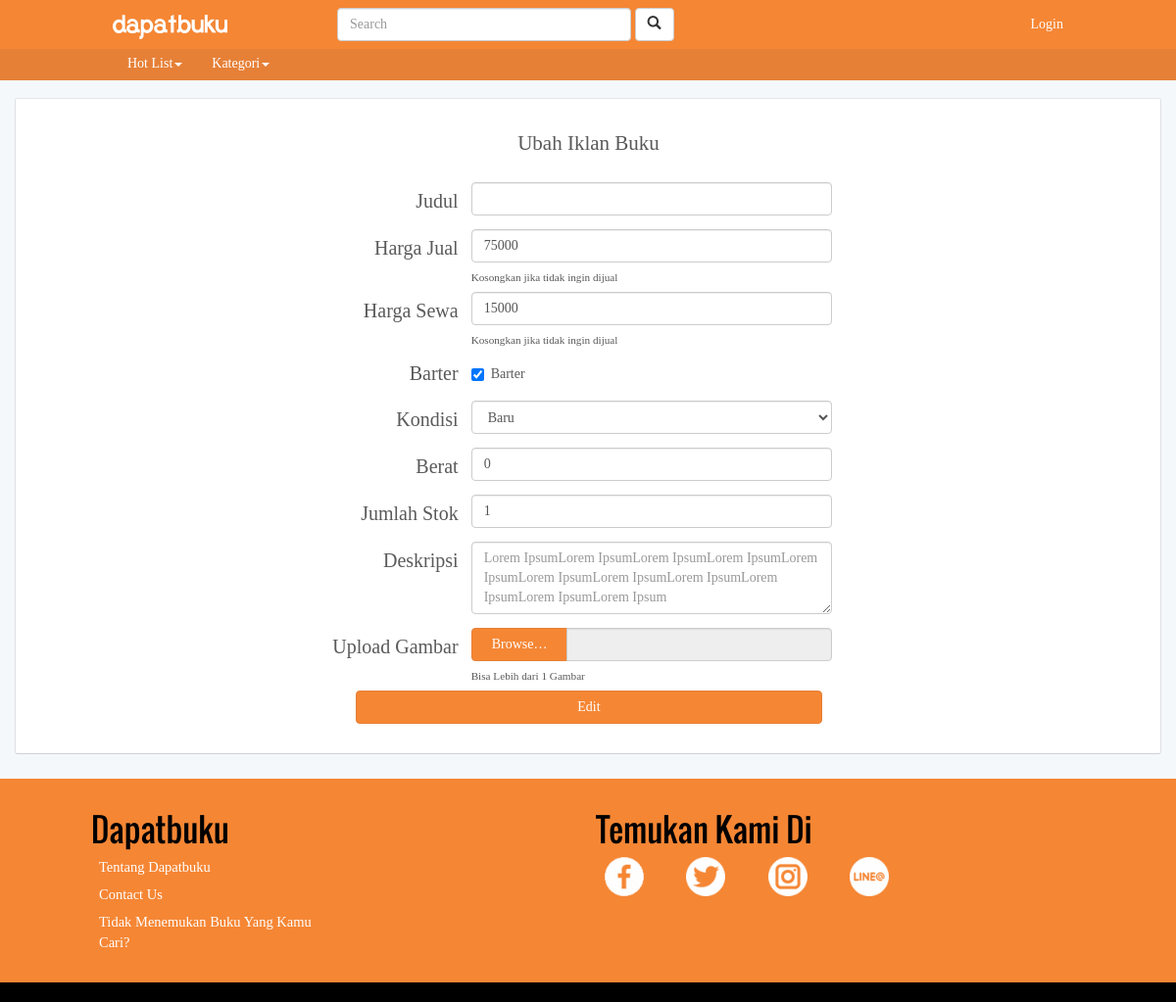
Screenshot of /index.php/mybooks/edit with the database file from the repository.
### tables this page shows
CREATE TABLE `user_book` (
  `id_u_b` int(11) NOT NULL,
  `id_b_source` int(11) NOT NULL DEFAULT '0',
  `price_sell_u_b` int(11) DEFAULT NULL,
  `price_point` int(11) DEFAULT '0',
  `price_rent_u_b` int(11) DEFAULT NULL,
  `type_u_b` int(50) DEFAULT NULL,
  `sell_u_b` tinyint(1) DEFAULT NULL,
  `barter_u_b` tinyint(1) DEFAULT NULL,
  `rent_u_b` tinyint(1) NOT NULL,
  `description_u_b` varchar(300) DEFAULT NULL,
  `id_u_owner` int(11) DEFAULT NULL,
  `stock_u_b` int(11) DEFAULT NULL,
  `main_image_u_b` varchar(100) DEFAULT NULL,
  `title_u_b` varchar(100) NOT NULL,
  `berat_u_b` int(11) NOT NULL,
  `slug_title_u_b` varchar(500) NOT NULL,
  `tahun_beli_u_b` year(4) NOT NULL,
  `active` int(2) DEFAULT '2',
  `activated_by` varchar(12) DEFAULT NULL,
  `created_at` timestamp NULL DEFAULT NULL,
  `updated_at` timestamp NULL DEFAULT NULL,
  `rejected_reason` int(3) DEFAULT NULL,
  `activated_at` timestamp NULL DEFAULT NULL,
  `views_ub` int(11) NOT NULL DEFAULT '0'
);

### application/controllers/Mybooks.php (called while the page is built, shortened)
 <?php
class Mybooks extends CI_Controller {
	public function __construct()
	{
		$this->load->library('session');
		$this->load->library('fixstring');
		$this->load->helper('url');
		$this->load->library('form_validation');
		$this->load->helper(array('form', 'url'));
		$this->load->model('M_book');
	}
	public function edit()
	{
		$id_in = $this->input->get('title');
		$data['book_data'] = $this->M_book->get_edit_book($id_in);
		$data['current_photo'] = $this->M_book->get_current_photo($data['book_data'][0]['id_u_b']);
		$data['header']=$this->load->view('parts/header','',true);
		$data['navbar']=$this->load->view('parts/navbar','',true);
		$data['footer']=$this->load->view('parts/footer','',true);
		$this->load->view('book-manager/edit-books',$data);
	}
}
?>

### index.php (called while the page is built, shortened)
<?php
require_once BASEPATH.'core/CodeIgniter.php';

### application/models/M_book.php (called while the page is built, shortened)
<?php
  Class M_book extends CI_Model
  {
    public function get_edit_book($id_in)
    {
      $query = $this->db->query("SELECT * FROM user_book where slug_title_u_b = '".$id_in."'; ");
      return $query->result_array();
    }
  }
?>

### application/views/book-manager/edit-books.php (the view, shortened to what this page needs)
<!doctype html>
<html lang="en">
<head>
	<?php echo $header; ?>
	<link rel="stylesheet" href="<?php echo base_url()?>assets/css/profile/profile.css">
	<link rel="stylesheet" href="<?php echo base_url()?>assets/css/profile/manage-books.css">
</head>
<body>
	<?php echo $navbar; ?>
<div class="form-container custom-container container" id="profile-header">
	<div class="col-md-8 col-md-offset-2 col-sm-10 col-sm-offset-1 col-xs-12">
		<div class="header-text-2 text-center"> Ubah Iklan Buku </div>
		<?php echo form_open_multipart('mybooks/do_edit?title='.$book_data[0]['slug_title_u_b']); ?>	<div class="row form-book-wrapper">
				<div class="col-md-4 col-sm-2 col-xs-2">Judul</div>
				<div class="col-md-6 col-sm-8 col-xs-10">
					<input name="judul_in" type="text" class="form-control" value="<?php echo $book_data[0]['title_u_b']; ?>" required  autofocus>
				</div>
			</div>
			<div class="row form-book-wrapper">
				<div class="col-md-4 col-sm-2 col-xs-2">Harga Jual</div>
				<div class="col-md-6 col-sm-8 col-xs-10">
					<input name="harga_jual_in" type="text" class="form-control" placeholder="<?php echo $book_data[0]['price_sell_u_b']; ?>" value="<?php echo $book_data[0]['price_sell_u_b']; ?>" autofocus>
					<div class="input-info">Kosongkan jika tidak ingin dijual</div>
				</div>
			</div>
			<div class="row form-book-wrapper">
				<div class="col-md-4 col-sm-2 col-xs-2">Harga Sewa</div>
				<div class="col-md-6 col-sm-8 col-xs-10">
					<input name="harga_sewa_in" type="text" class="form-control" placeholder="<?php echo $book_data[0]['price_rent_u_b']; ?>"  value="<?php echo $book_data[0]['price_rent_u_b']; ?>"autofocus>
					<div class="input-info">Kosongkan jika tidak ingin dijual</div>
				</div>
			</div>
			<div class="row form-book-wrapper">
				<div class="col-md-4 col-sm-2 col-xs-2">Barter</div>
				<div class="col-md-6 col-sm-8 col-xs-10">
					<div class="checkbox">
						<label><input type="checkbox" value="1"	name="barter_in" <?php if($book_data[0]['barter_u_b'] == 1){ echo "checked"; } ?> >Barter</label>
					</div>
				</div>
			</div>
			<div class="row form-book-wrapper">
				<div class="col-md-4 col-sm-2 col-xs-2">Kondisi</div>
				<div class="col-md-6 col-sm-8 col-xs-10">
					<select name="kondisi_in" class="form-control" id="kategori">
						<option <?php if($book_data[0]['type_u_b'] == 1) { ?> selected="selected" <?php } ?> value="1">Baru</option>
					</select>
				</div>
			</div>
			<div class="row form-book-wrapper">
				<div class="col-md-4 col-sm-2 col-xs-2">Berat</div>
				<div class="col-md-6 col-sm-8 col-xs-10">
					<input name="berat_in" type="number" class="form-control" placeholder="Berat buku" value="<?php echo $book_data[0]['berat_u_b']; ?>" required autofocus>
				</div>
			</div>
			<div class="row form-book-wrapper">
				<div class="col-md-4 col-sm-2 col-xs-2">Jumlah Stok</div>
				<div class="col-md-6 col-sm-8 col-xs-10">
					<input name="stok_in" type="number" class="form-control" placeholder="Jumlah stok" value="<?php echo $book_data[0]['stock_u_b']; ?>" required autofocus>
				</div>
			</div>
			<div class="row form-book-wrapper">
				<div class="col-md-4 col-sm-2 col-xs-2">Deskripsi</div>
				<div class="col-md-6 col-sm-8 col-xs-10">
					<textarea name="deskripsi_in" class="form-control" rows="3" id="comment" placeholder="<?php echo $book_data[0]['description_u_b']; ?>" value="<?php echo $book_data[0]['description_u_b']; ?>"></textarea>
				</div>
			</div>
			<div class="row form-book-wrapper">
				<div class="col-md-4 col-sm-2 col-xs-2">Upload Gambar</div>
				<div class="col-md-6 col-sm-8 col-xs-10">
					<div class="input-group image-upload" style="margin-bottom:0.5em">
						<label class="input-group-btn">
							<span class="btn btn-primary">
								Browse&hellip; <input type="file" name="userfiles[]" style="display: none;" multiple>
							</span>
						</label>
						<input name="pict_1" type="text" class="form-control" style=" margin-bottom:0" readonly>
					</div>
					<div class="input-info">Bisa Lebih dari 1 Gambar</div>
				</div>
			</div>
			<div class="col-md-8 col-md-offset-2 col-sm-9 col-sm-offset-1">
			<button type="submit" style="width:100%" class="btn btn-md btn-primary" name="filesubmit" value="1">Edit</button>
			</div>
		</form>
	</div>
</div>
	<?php echo $footer; ?>
</body>
</html>

### assets/css/dapatbuku.css (style rules this page uses)
body { padding-top:75px; }
.col-xs-1, .col-sm-1, .col-md-1, .col-lg-1, .col-xs-2, .col-sm-2, .col-md-2, .col-lg-2, .col-xs-3, .col-sm-3, .col-md-3, .col-lg-3, .col-xs-4, .col-sm-4, .col-md-4, .col-lg-4, .col-xs-5, .col-sm-5, .col-md-5, .col-lg-5, .col-xs-6, .col-sm-6, .col-md-6, .col-lg-6, .col-xs-7, .col-sm-7, .col-md-7, .col-lg-7, .col-xs-8, .col-sm-8, .col-md-8, .col-lg-8, .col-xs-9, .col-sm-9, .col-md-9, .col-lg-9, .col-xs-10, .col-sm-10, .col-md-10, .col-lg-10, .col-xs-11, .col-sm-11, .col-md-11, .col-lg-11, .col-xs-12, .col-sm-12, .col-md-12, .col-lg-12 { padding-right: 7px; padding-left: 8px; }
body { font-family: SourceSansPro; color: #5a5a5a; background-color:#f5f8fa; }
.custom-container { border: 1px solid; border-color: #e5e6e9 #dfe0e4 #d0d1d5; border-radius: 3px; background-color:white; margin-bottom:25px; margin-top:25px; padding:20px; }
.btn-primary { color: #fff; background-color: #F58634; border-color: #E68037; padding-left:20px; padding-right:20px; }
.text-center { text-align:center; }
.header-text-2 { font-family: SourceSansProSemiBold; font-size:1.5em; margin-bottom:2px; }

### assets/css/profile/profile.css (style rules this page uses)
#profile-header,#book-container { padding-top:30px; padding-bottom:30px; }
.form-container .form-control { margin-bottom:0.5em; }
.form-container button { float:left; }
.header-text-2 { margin-bottom:25px; }

### assets/css/profile/manage-books.css (style rules this page uses)
.input-info { font-size:0.8em; text-align:left; }
.form-book-wrapper .col-md-4 { text-align:right; padding:5px; font-size:2.5vh; }
.form-book-wrapper { margin-bottom:0.5em; }

### rows the page displays
user_book: harga_jual_in "75000", harga_sewa_in "15000", barter_u_b "☑", kondisi_in "Baru", berat_in "0", stok_in "1", deskripsi_in "Lorem IpsumLorem IpsumLorem IpsumLorem IpsumLorem IpsumLorem IpsumLorem IpsumLorem IpsumLorem IpsumLorem IpsumLorem Ipsum"
